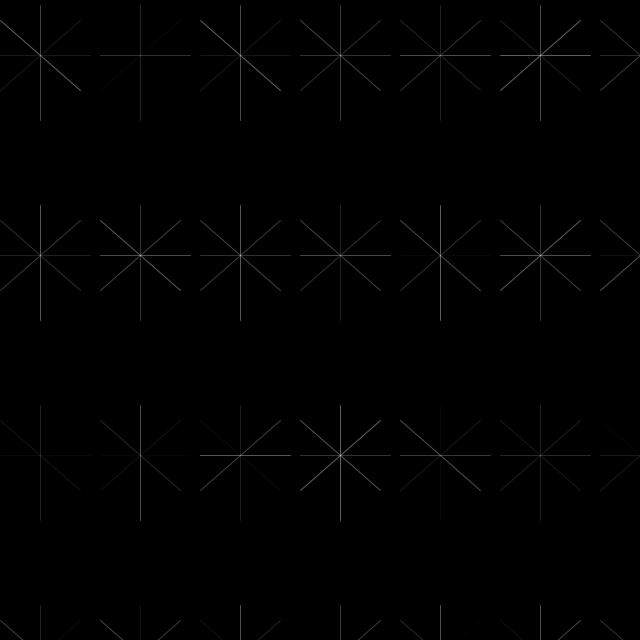
Frame 1 (no input)
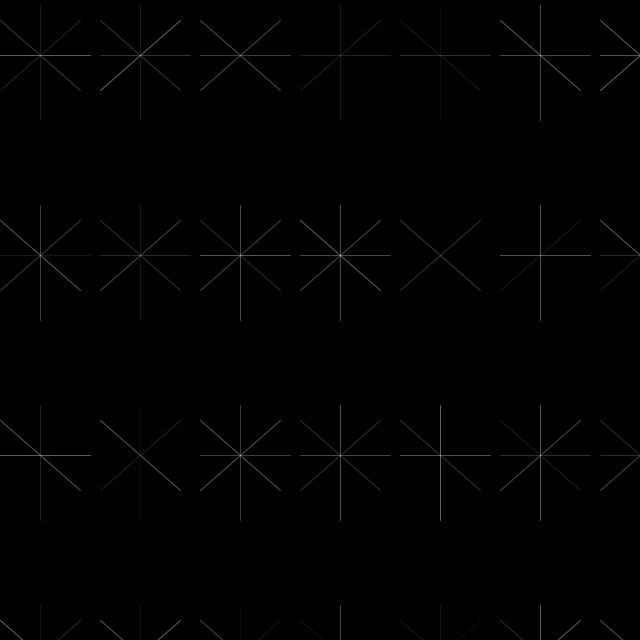
Frame 60 (the mouse pressed at the canvas centre just before this capture)
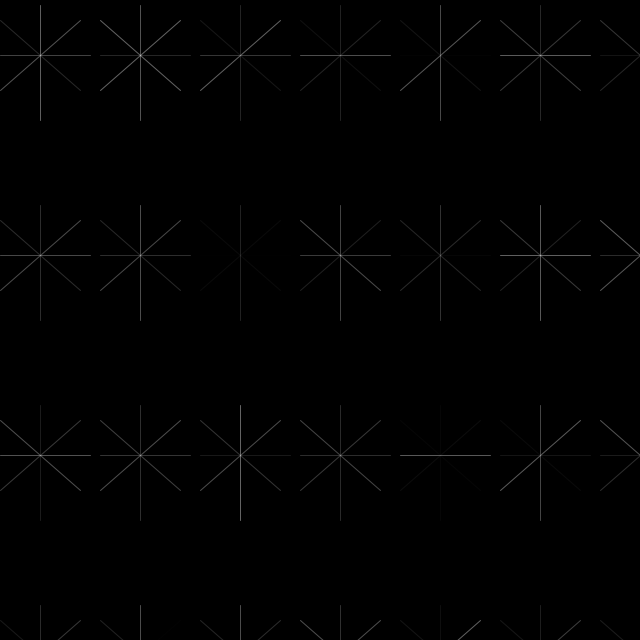
Frame 120 (the mouse held since frame 60 and released just before this capture)

The Processing sketch that drew these frames (run headless with seeded random() and noise(); from frame 60 on, the mouse is pressed at the canvas centre):

// Processing sketch: Stars_sketch
// ── Stars_sketch.pde
Star wholeStar[] = new Star[100];
void setup() {
    size(640, 640);
    for (int i=0;i < wholeStar.length;i++){
         wholeStar[i] = new Star(200,100,10);
  }
}
 
void draw() {
    background(0);
    for (int i=0; i< wholeStar.length;i++) {
    for (int j=0; j< 10 ;j++){
         wholeStar[i].starShape(i*100,200*j);
    } 
  }
}


class Star{
    float starSize = 100;
    Star (int r, int g, int b){
    float starRed= r;  
    float starGreen= g;
    float starBlue= b;
  
  }
 
  
void starShape (float x1, float y1){
    beginShape(LINES);
        stroke(255,random(100));
        vertex(x1 +40,y1 + 5);
        vertex(x1 +40, y1 +120);
        stroke(255, random(100));
        vertex(x1 +0, y1 +55);
        vertex(x1 +90, y1 +55);
        stroke(255,random(100));
        vertex(x1 +0, y1 +20);
        vertex(x1 +80, y1 +90);
        stroke(255, random(100));
        vertex(x1 +80, y1 +20);
        vertex(x1 +0, y1 +90); 
    endShape();

  }
}
